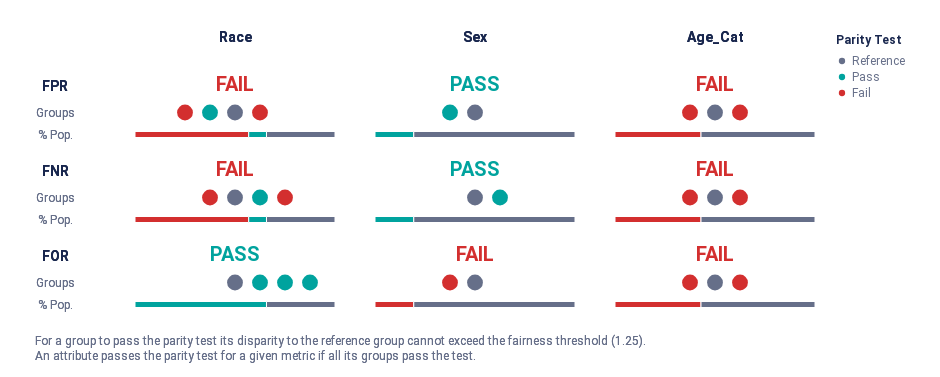

Write notebook code for a chart like this one.
### Code cell
metrics = ['fpr', 'fnr', 'for']
disparity_tolerance = 1.25

ap.summary(bias_df, metrics, fairness_threshold=disparity_tolerance)
